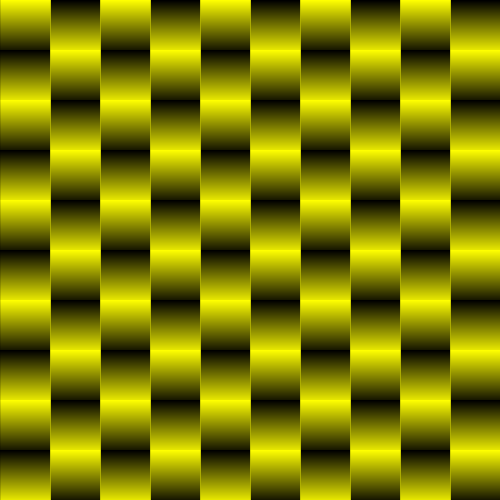
Frame 1 (no input)
Frame 60 (the mouse pressed at the canvas centre just before this capture): identical to frame 1, image omitted
Frame 120 (the mouse held since frame 60 and released just before this capture): identical to frame 1, image omitted

The Processing sketch that drew this single still picture (run headless with seeded random() and noise(); from frame 60 on, the mouse is pressed at the canvas centre):

// Processing sketch: ejemp5GrillaConFuncion
// ── ejemp5GrillaConFuncion.pde
int cant = 10;
int tam;
boolean orientacion;
void setup() {
  size(500, 500);
  tam = width/cant;
}
void draw() {
  background(0);
  //tam = width/cant;
  //lineasDegradadas(50, 50, 200, 250);
  for (int x=0; x<cant; x++) {
    for (int y=0; y<cant; y++) {
      if (sentido(x, y)) {
        orientacion = true;
      } else {
        orientacion = false;
      }
      lineasDegradadas(x*tam, y*tam, tam, tam, orientacion);
    }
  }
}
boolean sentido(int coso, int cosa ) {
  if ((coso+cosa)%2==0) {
    return true;
  } else {
    return false;
  }
}
void keyPressed() {
  save("data/mimagen.png");
  //ant++;
}
void lineasDegradadas(int x, int y, int ancho, int altura, boolean leToca) {
  for (int l=y; l<y+altura; l++) {
    float borde = map(l, y, y+altura, 255, 20);
    if (leToca) {
      stroke(255, 255, 0, borde);
    } else {
      stroke(255, 255, 0, 255-borde);
    }
    line(x, l, x+ancho, l);
  }
}
